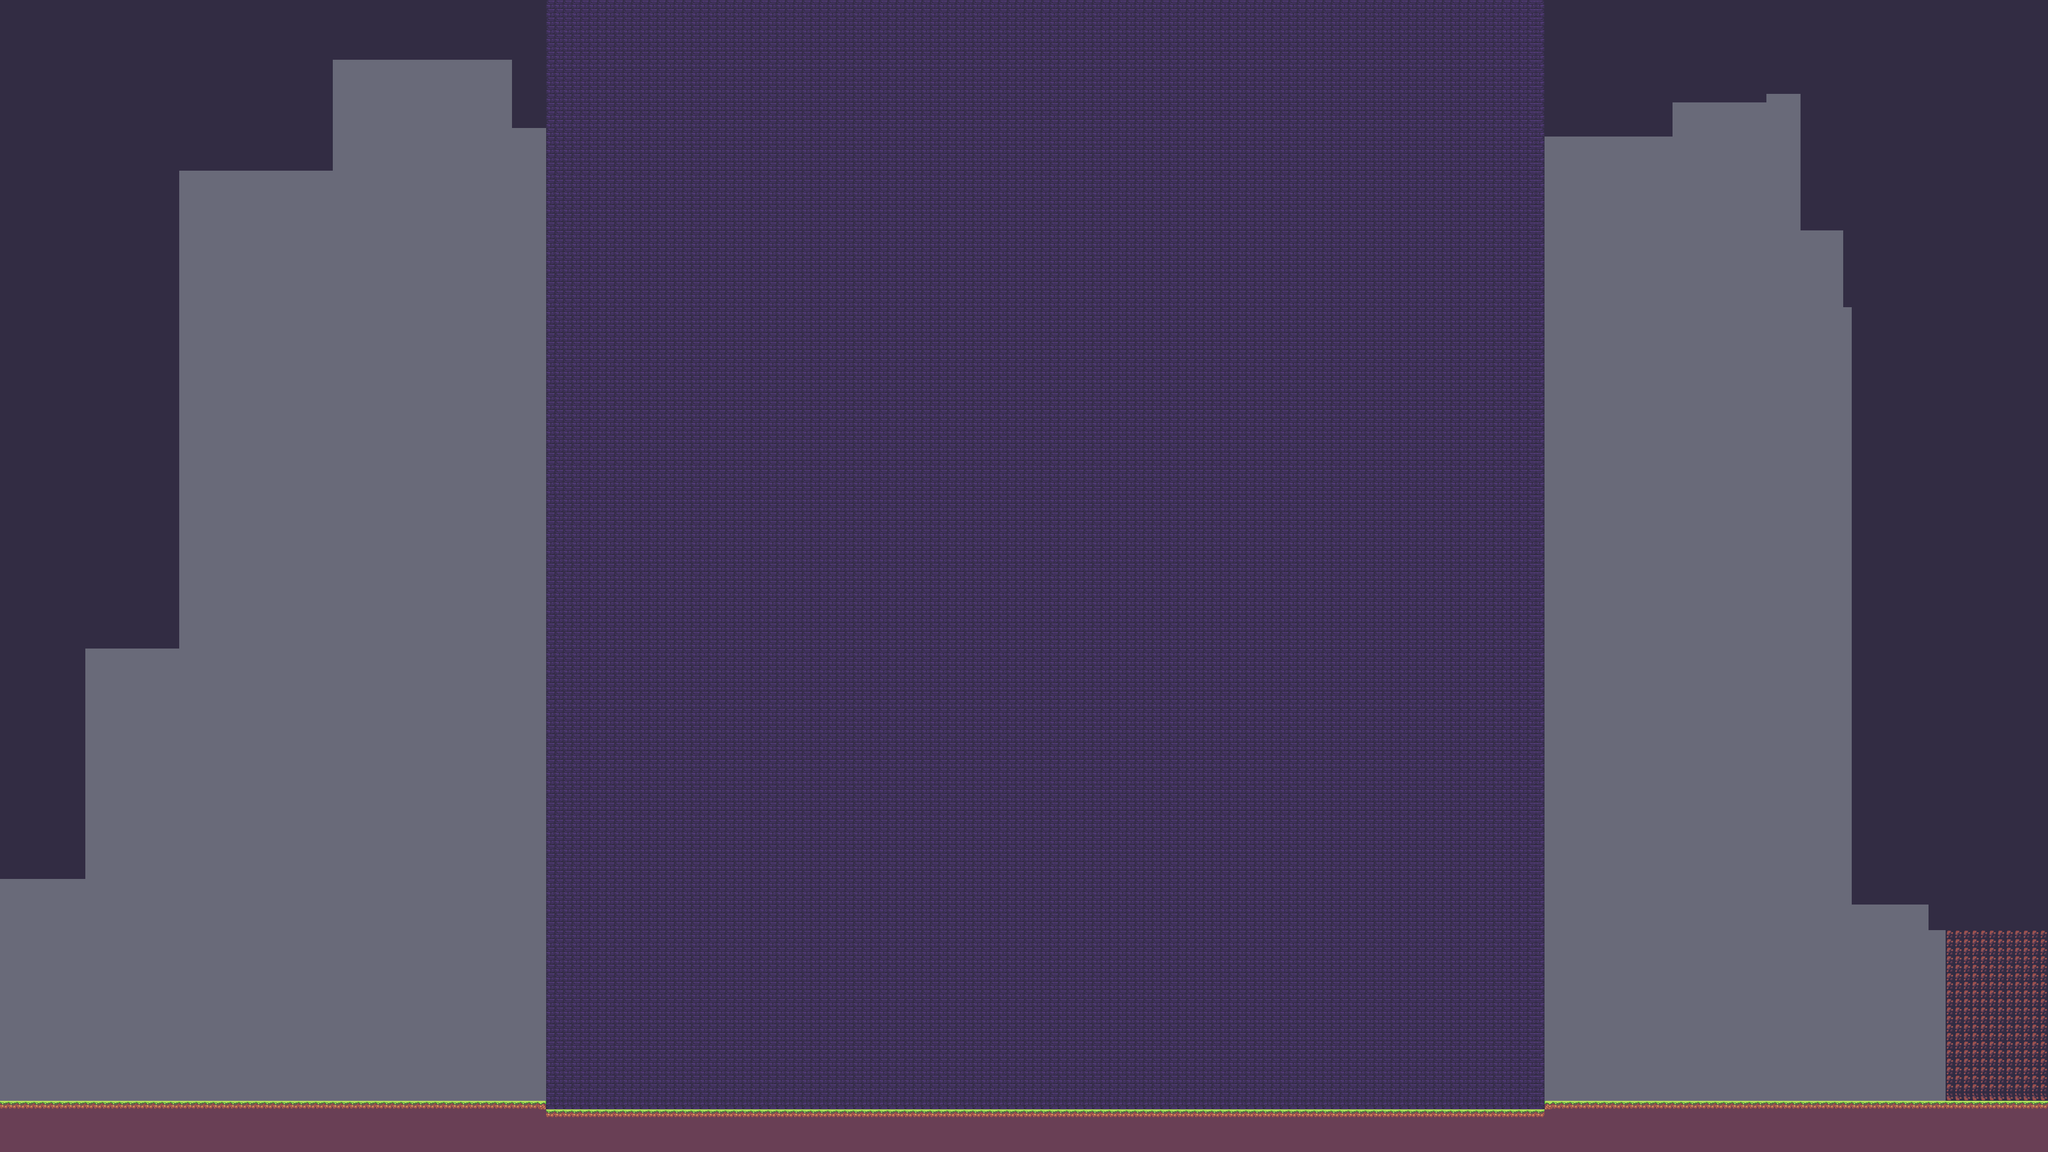

Rendered tile map (Tiled .tmx) drawn with the repository's tilesets; below, a short description and the map source with its tile grids summarised:
An orthogonal 240x135 tile map with 16x16 px tiles, 2 tile layers (Floor_values, Floor), 2 tilesets.

<map version="1.4" tiledversion="1.4.2" orientation="orthogonal" renderorder="right-down" compressionlevel="0" width="240" height="135" tilewidth="16" tileheight="16" infinite="0" backgroundcolor="#696A79" nextlayerid="3" nextobjectid="1"><tileset firstgid="1" name="SunnyLand_by_Ansimuz_extended" tilewidth="16" tileheight="16" tilecount="483" columns="23" objectalignment="topleft" margin="0" spacing="0"><image source="..\..\Samples\LDtk to Unity\4.2.2\Sample\Samples\atlas\SunnyLand_by_Ansimuz-extended.png" width="368" height="336" /></tileset><tileset firstgid="484" name="Floor" tilewidth="16" tileheight="16" tilecount="6" columns="6" objectalignment="topleft"><image source="Floor.intgrid.png" width="96" height="16" /></tileset><layer id="1" name="Floor_values" width="240" height="135" opacity="1"><data>[32400 cells, 22273 non-empty, 4 distinct tile ids]</data></layer><layer id="2" name="Floor" width="240" height="135" opacity="1"><data>[32400 cells, 22273 non-empty, 7 distinct tile ids]</data></layer></map>
